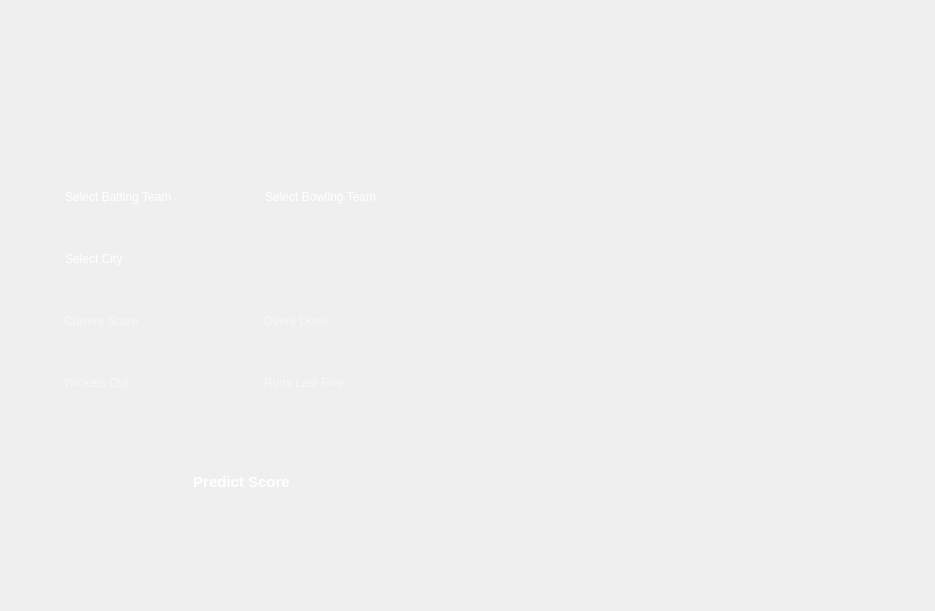
<?xml version="1.0" encoding="UTF-8"?>
<ui version="4.0">
 <class>Form</class>
 <widget class="QWidget" name="Form">
  <property name="geometry">
   <rect>
    <x>0</x>
    <y>0</y>
    <width>935</width>
    <height>611</height>
   </rect>
  </property>
  <property name="minimumSize">
   <size>
    <width>935</width>
    <height>611</height>
   </size>
  </property>
  <property name="maximumSize">
   <size>
    <width>935</width>
    <height>611</height>
   </size>
  </property>
  <property name="windowTitle">
   <string>Form</string>
  </property>
  <widget class="QLabel" name="label">
   <property name="geometry">
    <rect>
     <x>0</x>
     <y>0</y>
     <width>935</width>
     <height>611</height>
    </rect>
   </property>
   <property name="styleSheet">
    <string notr="true">background-image:url(:/newPrefix/frame.png);</string>
   </property>
   <property name="text">
    <string/>
   </property>
   <property name="pixmap">
    <pixmap resource="resource.qrc">:/newPrefix/frame.png</pixmap>
   </property>
   <property name="scaledContents">
    <bool>true</bool>
   </property>
  </widget>
  <widget class="QLineEdit" name="lineEdit">
   <property name="geometry">
    <rect>
     <x>62</x>
     <y>299</y>
     <width>159</width>
     <height>43</height>
    </rect>
   </property>
   <property name="styleSheet">
    <string notr="true">QLineEdit {
    background-color: transparent;
    border: none;
	color: white;
}

QLineEdit::hover{
border: 2px solid rgba(115, 255, 138, 0.3);
border-radius: 10px;

}
</string>
   </property>
   <property name="placeholderText">
    <string>Current Score</string>
   </property>
  </widget>
  <widget class="QLineEdit" name="lineEdit_2">
   <property name="geometry">
    <rect>
     <x>262</x>
     <y>299</y>
     <width>159</width>
     <height>43</height>
    </rect>
   </property>
   <property name="styleSheet">
    <string notr="true">QLineEdit {
    background-color: transparent;
    border: none;
	color: white;
}

QLineEdit::hover{
border: 2px solid rgba(115, 255, 138, 0.3);
border-radius: 10px;

}
</string>
   </property>
   <property name="placeholderText">
    <string>Overs Done</string>
   </property>
  </widget>
  <widget class="QLineEdit" name="lineEdit_3">
   <property name="geometry">
    <rect>
     <x>62</x>
     <y>361</y>
     <width>159</width>
     <height>43</height>
    </rect>
   </property>
   <property name="styleSheet">
    <string notr="true">QLineEdit {
    background-color: transparent;
    border: none;
	color: white;
}

QLineEdit::hover{
border: 2px solid rgba(115, 255, 138, 0.3);
border-radius: 10px;

}
</string>
   </property>
   <property name="placeholderText">
    <string>Wickets Out</string>
   </property>
  </widget>
  <widget class="QLineEdit" name="lineEdit_4">
   <property name="geometry">
    <rect>
     <x>262</x>
     <y>361</y>
     <width>159</width>
     <height>43</height>
    </rect>
   </property>
   <property name="styleSheet">
    <string notr="true">QLineEdit {
    background-color: transparent;
    border: none;
	color: white;
}

QLineEdit::hover{
border: 2px solid rgba(115, 255, 138, 0.3);
border-radius: 10px;

}
</string>
   </property>
   <property name="placeholderText">
    <string>Runs Last Five</string>
   </property>
  </widget>
  <widget class="QPushButton" name="pushButton">
   <property name="geometry">
    <rect>
     <x>62</x>
     <y>460</y>
     <width>359</width>
     <height>43</height>
    </rect>
   </property>
   <property name="styleSheet">
    <string notr="true">QPushButton {
    background-color: transparent;
    border: none;
	color: white;
	font-size: 15px;
	font-weight: bold;
}

QPushButton::hover{
background-color: rgba(115, 255, 138, 0.3);
border-radius:10px;
border: 2px solid rgba(115, 255, 138, 0.3);
animation: pulse 1s infinite;

}
</string>
   </property>
   <property name="text">
    <string>Predict Score</string>
   </property>
  </widget>
  <widget class="QLabel" name="label_2">
   <property name="geometry">
    <rect>
     <x>585</x>
     <y>156</y>
     <width>73</width>
     <height>50</height>
    </rect>
   </property>
   <property name="styleSheet">
    <string notr="true">QLabel{
background-color: transparent;
border-radius: 5px;
}

QLabel::hover{
border: 2px solid rgba(210, 115, 255, 0.3);

}</string>
   </property>
   <property name="text">
    <string/>
   </property>
   <property name="scaledContents">
    <bool>true</bool>
   </property>
  </widget>
  <widget class="QLabel" name="label_3">
   <property name="geometry">
    <rect>
     <x>777</x>
     <y>156</y>
     <width>73</width>
     <height>50</height>
    </rect>
   </property>
   <property name="styleSheet">
    <string notr="true">QLabel{
background-color: transparent;
border-radius: 5px;
}

QLabel::hover{
border: 2px solid rgba(210, 115, 255, 0.3);

}</string>
   </property>
   <property name="text">
    <string/>
   </property>
   <property name="scaledContents">
    <bool>true</bool>
   </property>
  </widget>
  <widget class="QLabel" name="label_4">
   <property name="geometry">
    <rect>
     <x>587</x>
     <y>305</y>
     <width>73</width>
     <height>50</height>
    </rect>
   </property>
   <property name="styleSheet">
    <string notr="true">QLabel{
background-color: transparent;
border-radius: 5px;
}

QLabel::hover{
border: 2px solid rgba(210, 115, 255, 0.3);

}</string>
   </property>
   <property name="text">
    <string/>
   </property>
   <property name="scaledContents">
    <bool>true</bool>
   </property>
  </widget>
  <widget class="QLabel" name="label_5">
   <property name="geometry">
    <rect>
     <x>779</x>
     <y>305</y>
     <width>73</width>
     <height>50</height>
    </rect>
   </property>
   <property name="styleSheet">
    <string notr="true">QLabel{
background-color: transparent;
border-radius: 5px;
}

QLabel::hover{
border: 2px solid rgba(210, 115, 255, 0.3);

}</string>
   </property>
   <property name="text">
    <string/>
   </property>
   <property name="scaledContents">
    <bool>true</bool>
   </property>
  </widget>
  <widget class="QLabel" name="label_6">
   <property name="geometry">
    <rect>
     <x>589</x>
     <y>453</y>
     <width>73</width>
     <height>50</height>
    </rect>
   </property>
   <property name="styleSheet">
    <string notr="true">QLabel{
background-color: transparent;
border-radius: 5px;
}

QLabel::hover{
border: 2px solid rgba(210, 115, 255, 0.3);

}</string>
   </property>
   <property name="text">
    <string/>
   </property>
   <property name="scaledContents">
    <bool>true</bool>
   </property>
  </widget>
  <widget class="QLabel" name="label_7">
   <property name="geometry">
    <rect>
     <x>781</x>
     <y>453</y>
     <width>73</width>
     <height>50</height>
    </rect>
   </property>
   <property name="styleSheet">
    <string notr="true">QLabel{
background-color: transparent;
border-radius: 5px;
}

QLabel::hover{
border: 2px solid rgba(210, 115, 255, 0.3);

}</string>
   </property>
   <property name="text">
    <string/>
   </property>
   <property name="scaledContents">
    <bool>true</bool>
   </property>
  </widget>
  <widget class="QLabel" name="label_8">
   <property name="geometry">
    <rect>
     <x>680</x>
     <y>218</y>
     <width>75</width>
     <height>31</height>
    </rect>
   </property>
   <property name="styleSheet">
    <string notr="true">QLabel{
background-color: transparent;
border-radius: 5px;
color: white;
qproperty-alignment: 'AlignCenter';
}

QLabel::hover{
border: 2px solid rgba(210, 115, 255, 0.3);

}</string>
   </property>
   <property name="text">
    <string/>
   </property>
  </widget>
  <widget class="QLabel" name="label_9">
   <property name="geometry">
    <rect>
     <x>682</x>
     <y>367</y>
     <width>75</width>
     <height>31</height>
    </rect>
   </property>
   <property name="styleSheet">
    <string notr="true">QLabel{
background-color: transparent;
border-radius: 5px;
color: white;
qproperty-alignment: 'AlignCenter';
}

QLabel::hover{
border: 2px solid rgba(210, 115, 255, 0.3);

}</string>
   </property>
   <property name="text">
    <string/>
   </property>
  </widget>
  <widget class="QLabel" name="label_10">
   <property name="geometry">
    <rect>
     <x>684</x>
     <y>515</y>
     <width>75</width>
     <height>31</height>
    </rect>
   </property>
   <property name="styleSheet">
    <string notr="true">QLabel{
background-color: transparent;
border-radius: 5px;
color: white;
qproperty-alignment: 'AlignCenter';
}

QLabel::hover{
border: 2px solid rgba(210, 115, 255, 0.3);

}</string>
   </property>
   <property name="text">
    <string/>
   </property>
  </widget>
  <widget class="QComboBox" name="comboBox">
   <property name="geometry">
    <rect>
     <x>62</x>
     <y>175</y>
     <width>159</width>
     <height>43</height>
    </rect>
   </property>
   <property name="styleSheet">
    <string notr="true">QComboBox {
 	background-color:transparent;
	border:none;
	color: white;
	font-size: 12px;
    padding: 3px; /* Set padding to adjust the text position */
    combobox-popup: 0; /* Remove the side scroll bar */
}
QComboBox::hover{
border: 2px solid rgba(115, 255, 138, 0.3);
border-radius: 10px; 
}

QComboBox::drop-down {
	background-color: transparent;
   }

QComboBox QAbstractItemView {
    background-color: rgba(123, 255, 128, 0.76);
	color: white;
    border: none;
}



QComboBox::down-arrow {
    image:url(:/newPrefix/arrow.png); /* Replace with the path to your downward arrow image */
    width: 35; /* Adjust the width of the arrow image */
    height: 35; /* Adjust the height of the arrow image */
    padding-right: 14px; /* Adjust the padding between the arrow and text */
    vertical-align: middle; /* Align the arrow vertically in the middle */
    background: transparent; /* Set the background as transparent */
}
</string>
   </property>
   <item>
    <property name="text">
     <string>Select Batting Team</string>
    </property>
   </item>
  </widget>
  <widget class="QComboBox" name="comboBox_2">
   <property name="geometry">
    <rect>
     <x>262</x>
     <y>175</y>
     <width>159</width>
     <height>43</height>
    </rect>
   </property>
   <property name="styleSheet">
    <string notr="true">QComboBox {
 	background-color:transparent;
	border:none;
	color: white;
	font-size: 12px;
    padding: 3px; /* Set padding to adjust the text position */
    combobox-popup: 0; /* Remove the side scroll bar */
}
QComboBox::hover{
border: 2px solid rgba(115, 255, 138, 0.3);
border-radius: 10px; 
}

QComboBox::drop-down {
	background-color: transparent;
   }

QComboBox QAbstractItemView {
    background-color: rgba(123, 255, 128, 0.76);
	color: white;
    border: none;
}



QComboBox::down-arrow {
    image:url(:/newPrefix/arrow.png); /* Replace with the path to your downward arrow image */
    width: 35; /* Adjust the width of the arrow image */
    height: 35; /* Adjust the height of the arrow image */
    padding-right: 14px; /* Adjust the padding between the arrow and text */
    vertical-align: middle; /* Align the arrow vertically in the middle */
    background: transparent; /* Set the background as transparent */
}
</string>
   </property>
   <item>
    <property name="text">
     <string>Select Bowling Team</string>
    </property>
   </item>
  </widget>
  <widget class="QComboBox" name="comboBox_3">
   <property name="geometry">
    <rect>
     <x>62</x>
     <y>237</y>
     <width>359</width>
     <height>43</height>
    </rect>
   </property>
   <property name="styleSheet">
    <string notr="true">QComboBox {
 	background-color:transparent;
	border:none;
	color: white;
	font-size: 12px;
    padding: 3px; /* Set padding to adjust the text position */
    combobox-popup: 0; /* Remove the side scroll bar */
}
QComboBox::hover{
border: 2px solid rgba(115, 255, 138, 0.3);
border-radius: 10px; 
}

QComboBox::drop-down {
	background-color: transparent;
   }

QComboBox QAbstractItemView {
    background-color: rgba(123, 255, 128, 0.76);
	color: white;
    border: none;
}



QComboBox::down-arrow {
    image:url(:/newPrefix/arrow.png); /* Replace with the path to your downward arrow image */
    width: 35; /* Adjust the width of the arrow image */
    height: 35; /* Adjust the height of the arrow image */
    padding-right: 14px; /* Adjust the padding between the arrow and text */
    vertical-align: middle; /* Align the arrow vertically in the middle */
    background: transparent; /* Set the background as transparent */
}
</string>
   </property>
   <item>
    <property name="text">
     <string>Select City</string>
    </property>
   </item>
  </widget>
  <widget class="QLabel" name="label_11">
   <property name="geometry">
    <rect>
     <x>535</x>
     <y>118</y>
     <width>366</width>
     <height>136</height>
    </rect>
   </property>
   <property name="styleSheet">
    <string notr="true">QLabel{
background-color: transparent;
border-radius: 20px;
}

QLabel::hover{
border: 2px solid rgba(210, 115, 255, 0.3);
background-color: rgba(210, 115, 255, 0.3);

}</string>
   </property>
   <property name="text">
    <string/>
   </property>
  </widget>
  <widget class="QLabel" name="label_12">
   <property name="geometry">
    <rect>
     <x>537</x>
     <y>267</y>
     <width>366</width>
     <height>136</height>
    </rect>
   </property>
   <property name="styleSheet">
    <string notr="true">QLabel{
background-color: transparent;
border-radius: 20px;
}

QLabel::hover{
border: 2px solid rgba(210, 115, 255, 0.3);
background-color: rgba(210, 115, 255, 0.3);

}</string>
   </property>
   <property name="text">
    <string/>
   </property>
  </widget>
  <widget class="QLabel" name="label_13">
   <property name="geometry">
    <rect>
     <x>539</x>
     <y>415</y>
     <width>366</width>
     <height>136</height>
    </rect>
   </property>
   <property name="styleSheet">
    <string notr="true">QLabel{
background-color: transparent;
border-radius: 20px;
}

QLabel::hover{
border: 2px solid rgba(210, 115, 255, 0.3);
background-color: rgba(210, 115, 255, 0.3);

}</string>
   </property>
   <property name="text">
    <string/>
   </property>
  </widget>
 </widget>
 <resources>
  <include location="resource.qrc"/>
 </resources>
 <connections/>
</ui>
